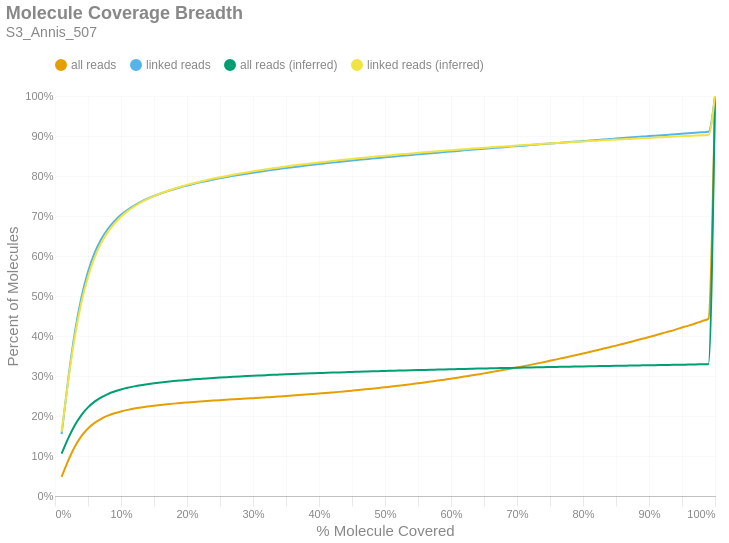

This figure's notebook cell:
### Markdown cell above
### Molecule Read Coverage
This chart shows molecule coverage breadth as computed by the number of bases aligned to that molecule. In other words, "*how much of each unique long molecule is actually sequenced/aligned?*" Keep in mind there is a distinction between sequences and alignments, since some sequences belonging to a particular molecule may not align well and wouldn't appear in the alignment data. This chart also shows molecule coverage breadth as computed by the *inferred fragment* from which the aligned sequences originate. Unlike read coverage, this calculation takes into account the total insert size, including unsequenced gaps between the forward and reverse reads. Like the previous figures, these are cumulative percents.

### Code cell
if SKIPLR:
    print_html(f"Skipped")
else:
    binned_df = consolidated_hist(valids['coverage_bp'], mask, 0.01, True)
    binned_df_inf = consolidated_hist(valids['coverage_inserts'], mask, 0.01, True)
    binned_df = binned_df.with_columns(pl.lit(binned_df_inf['all reads (cumsum)']).alias('all reads (inferred)'))
    binned_df = binned_df.with_columns(pl.lit(binned_df_inf['linked reads (cumsum)']).alias('linked reads (inferred)'))
    binned_df = binned_df.with_columns(
        (pl.col('bin').cast(pl.Float64) + 0.01).alias('right_edge')
    )

    with SafeRender(binned_df):
        (
            density_plot(binned_df, 'Molecule Coverage Breadth', samplename, 'molcov', ['all reads (inferred)','linked reads (inferred)'])
            .encode(
                #x=alt.X('bin:Q', title="% Molecule Covered").axis(format = '%').scale(padding=0),
                x=alt.X('right_edge:Q', title="% Molecule Covered").axis(format='%').scale(padding=0),
                y=alt.Y('value:Q', title='Percent of Molecules')
                    .axis(format='%')
                    .stack(False)
                    .scale(domainMin=0, padding=0),
                color=alt.Color("key:N").scale(domain = ["all reads", "linked reads", "all reads (inferred)", "linked reads (inferred)"]),
                tooltip = [
                    alt.Tooltip("key:N", title = "Data Type"),
                    alt.Tooltip("range_label:N", title="% Molecule Covered"),
                    alt.Tooltip("value:Q", format = ".2%", title="% Molecules")
                ]
            )
        ).display()

### Figure 1 — Vega-Lite specification as saved in the notebook (floating-point values rounded to 4 significant figures)
{"width": "container", "height": 400, "config": {"title": {"anchor": "start", "dy": -15, "fontSize": 18, "color": "#888888", "subtitleColor": "#888888", "subtitleFontSize": 14}, "arc": {"fill": "#0072B2"}, "axis": {"domainColor": "#888888", "domainWidth": 0.5, "gridWidth": 0.2, "grid": false, "titleFontWeight": 400, "titleFontSize": 15, "labelFontSize": 11, "labelColor": "#888888", "tickColor": "#888888", "tickWidth": 0.2, "titleColor": "#888888"}, "axisBand": {"grid": false}, "axisX": {"grid": true, "tickSize": 10, "domainCap": "round"}, "axisY": {"domain": false, "grid": true, "tickSize": 0, "domainCap": "round"}, "background": "transparent", "header": {"labelFontSize": 15, "labelColor": "#888888", "titleFontSize": 15, "titleFontWeight": 600, "titleColor": "#888888"}, "legend": {"labelFont": "sans-serif", "labelFontSize": 12, "labelColor": "#888888", "symbolSize": 100, "symbolType": "circle", "titleFontSize": 12, "titlePadding": 10, "titleColor": "#888888", "title": null, "orient": "top"}, "range": {"category": ["#E69F00", "#56B4E9", "#009E73", "#F0E442", "#0072B2", "#D55E00", "#CC79A7", "#000000"], "diverging": ["#cfe8f3", "#a2d4ec", "#73bfe2", "#46abdb", "#1696d2", "#12719e"]}, "area": {"fill": "#0072B2", "fillOpacity": 0.7, "line": true, "strokeOpacity": 0.7}, "line": {"color": "#0072B2", "stroke": "#0072B2", "strokeWidth": 2}, "trail": {"color": "#0072B2", "stroke": "#0072B2", "strokeWidth": 0, "size": 1}, "point": {"filled": true, "fillOpacity": 1.0, "size": 95}, "text": {"color": "#888888", "fontSize": 11, "align": "right", "fontWeight": 400, "size": 11}, "bar": {"fill": "#0072B2", "stroke": null}, "view": {"stroke": null, "continuousWidth": 660, "continuousHeight": 400}}, "data": {"name": "data-5781470eeda3cb09a667a0e829b9b21d"}, "mark": {"type": "line", "interpolate": "monotone", "point": {"opacity": 0, "size": 275}}, "encoding": {"color": {"field": "key", "scale": {"domain": ["all reads", "linked reads", "all reads (inferred)", "linked reads (inferred)"]}, "type": "nominal"}, "tooltip": [{"field": "key", "title": "Data Type", "type": "nominal"}, {"field": "range_label", "title": "% Molecule Covered", "type": "nominal"}, {"field": "value", "format": ".2%", "title": "% Molecules", "type": "quantitative"}], "x": {"axis": {"format": "%"}, "field": "right_edge", "scale": {"padding": 0}, "title": "% Molecule Covered", "type": "quantitative"}, "y": {"axis": {"format": "%"}, "field": "value", "scale": {"domainMin": 0, "padding": 0}, "stack": false, "title": "Percent of Molecules", "type": "quantitative"}}, "params": [{"name": "param_c36ac31b6afebe62", "select": {"type": "point", "fields": ["key"]}, "bind": "legend"}], "title": {"text": "Molecule Coverage Breadth", "subtitle": "S3_Annis_507"}, "transform": [{"fold": ["all reads (cumsum)", "linked reads (cumsum)", "all reads (inferred)", "linked reads (inferred)"]}, {"calculate": "replace(datum.key, ' (cumsum)', '')", "as": "key"}, {"filter": {"param": "param_c36ac31b6afebe62"}}], "usermeta": {"embedOptions": {"downloadFileName": "S3_Annis_507.molcov"}}, "$schema": "https://vega.github.io/schema/vega-lite/v6.1.0.json", "datasets": {"data-5781470eeda3cb09a667a0e829b9b21d": [{"bin": "0.0", "interval": "0.0-0.01", "all reads": 0.04766, "linked reads": 0.1549, "all reads (cumsum)": 0.04766, "linked reads (cumsum)": 0.1549, "range_label": "0.0-0.01", "all reads (inferred)": 0.106, "linked reads (inferred)": 0.1603, "right_edge": 0.01}, {"bin": "0.01", "interval": "0.01-0.02", "all reads": 0.04097, "linked reads": 0.1369, "all reads (cumsum)": 0.08863, "linked reads (cumsum)": 0.2918, "range_label": "0.01-0.02", "all reads (inferred)": 0.1441, "linked reads (inferred)": 0.288, "right_edge": 0.02}, {"bin": "0.02", "interval": "0.02-0.03", "all reads": 0.0347, "linked reads": 0.1163, "all reads (cumsum)": 0.1233, "linked reads (cumsum)": 0.4081, "range_label": "0.02-0.03", "all reads (inferred)": 0.1769, "linked reads (inferred)": 0.398, "right_edge": 0.03}, {"bin": "0.03", "interval": "0.03-0.04", "all reads": 0.02632, "linked reads": 0.08817, "all reads (cumsum)": 0.1496, "linked reads (cumsum)": 0.4963, "range_label": "0.03-0.04", "all reads (inferred)": 0.2024, "linked reads (inferred)": 0.4835, "right_edge": 0.04}, {"bin": "0.04", "interval": "0.04-0.05", "all reads": 0.01923, "linked reads": 0.06445, "all reads (cumsum)": 0.1689, "linked reads (cumsum)": 0.5607, "range_label": "0.04-0.05", "all reads (inferred)": 0.2215, "linked reads (inferred)": 0.5477, "right_edge": 0.05}, {"bin": "0.05", "interval": "0.05-0.06", "all reads": 0.014, "linked reads": 0.04684, "all reads (cumsum)": 0.1829, "linked reads (cumsum)": 0.6076, "range_label": "0.05-0.06", "all reads (inferred)": 0.2359, "linked reads (inferred)": 0.596, "right_edge": 0.06}, {"bin": "0.06", "interval": "0.06-0.07", "all reads": 0.01023, "linked reads": 0.03419, "all reads (cumsum)": 0.1931, "linked reads (cumsum)": 0.6417, "range_label": "0.06-0.07", "all reads (inferred)": 0.2467, "linked reads (inferred)": 0.6322, "right_edge": 0.07}, {"bin": "0.07", "interval": "0.07-0.08", "all reads": 0.007749, "linked reads": 0.02584, "all reads (cumsum)": 0.2008, "linked reads (cumsum)": 0.6676, "range_label": "0.07-0.08", "all reads (inferred)": 0.2548, "linked reads (inferred)": 0.6597, "right_edge": 0.08}, {"bin": "0.08", "interval": "0.08-0.09", "all reads": 0.005912, "linked reads": 0.0197, "all reads (cumsum)": 0.2068, "linked reads (cumsum)": 0.6873, "range_label": "0.08-0.09", "all reads (inferred)": 0.2612, "linked reads (inferred)": 0.681, "right_edge": 0.09}, {"bin": "0.09", "interval": "0.09-0.1", "all reads": 0.004723, "linked reads": 0.01567, "all reads (cumsum)": 0.2115, "linked reads (cumsum)": 0.703, "range_label": "0.09-0.1", "all reads (inferred)": 0.2664, "linked reads (inferred)": 0.6983, "right_edge": 0.1}, {"bin": "0.1", "interval": "0.1-0.11", "all reads": 0.003814, "linked reads": 0.01261, "all reads (cumsum)": 0.2153, "linked reads (cumsum)": 0.7156, "range_label": "0.1-0.11", "all reads (inferred)": 0.2705, "linked reads (inferred)": 0.7122, "right_edge": 0.11}, {"bin": "0.11", "interval": "0.11-0.12", "all reads": 0.003212, "linked reads": 0.01061, "all reads (cumsum)": 0.2185, "linked reads (cumsum)": 0.7262, "range_label": "0.11-0.12", "all reads (inferred)": 0.274, "linked reads (inferred)": 0.7238, "right_edge": 0.12}, {"bin": "0.12", "interval": "0.12-0.13", "all reads": 0.002725, "linked reads": 0.008972, "all reads (cumsum)": 0.2212, "linked reads (cumsum)": 0.7352, "range_label": "0.12-0.13", "all reads (inferred)": 0.277, "linked reads (inferred)": 0.7336, "right_edge": 0.13}, {"bin": "0.13", "interval": "0.13-0.14", "all reads": 0.002401, "linked reads": 0.007887, "all reads (cumsum)": 0.2236, "linked reads (cumsum)": 0.743, "range_label": "0.13-0.14", "all reads (inferred)": 0.2796, "linked reads (inferred)": 0.7422, "right_edge": 0.14}, {"bin": "0.14", "interval": "0.14-0.15", "all reads": 0.002091, "linked reads": 0.006872, "all reads (cumsum)": 0.2257, "linked reads (cumsum)": 0.7499, "range_label": "0.14-0.15", "all reads (inferred)": 0.2818, "linked reads (inferred)": 0.7498, "right_edge": 0.15}, {"bin": "0.15", "interval": "0.15-0.16", "all reads": 0.001914, "linked reads": 0.006251, "all reads (cumsum)": 0.2276, "linked reads (cumsum)": 0.7562, "range_label": "0.15-0.16", "all reads (inferred)": 0.2838, "linked reads (inferred)": 0.7565, "right_edge": 0.16}, {"bin": "0.16", "interval": "0.16-0.17", "all reads": 0.001711, "linked reads": 0.00559, "all reads (cumsum)": 0.2293, "linked reads (cumsum)": 0.7618, "range_label": "0.16-0.17", "all reads (inferred)": 0.2857, "linked reads (inferred)": 0.7626, "right_edge": 0.17}, {"bin": "0.17", "interval": "0.17-0.18", "all reads": 0.001584, "linked reads": 0.005149, "all reads (cumsum)": 0.2309, "linked reads (cumsum)": 0.7669, "range_label": "0.17-0.18", "all reads (inferred)": 0.2873, "linked reads (inferred)": 0.768, "right_edge": 0.18}, {"bin": "0.18", "interval": "0.18-0.19", "all reads": 0.001486, "linked reads": 0.00477, "all reads (cumsum)": 0.2324, "linked reads (cumsum)": 0.7717, "range_label": "0.18-0.19", "all reads (inferred)": 0.2888, "linked reads (inferred)": 0.773, "right_edge": 0.19}, {"bin": "0.19", "interval": "0.19-0.2", "all reads": 0.001362, "linked reads": 0.004354, "all reads (cumsum)": 0.2338, "linked reads (cumsum)": 0.776, "range_label": "0.19-0.2", "all reads (inferred)": 0.2903, "linked reads (inferred)": 0.7777, "right_edge": 0.2}, {"bin": "0.2", "interval": "0.2-0.21", "all reads": 0.001322, "linked reads": 0.004201, "all reads (cumsum)": 0.2351, "linked reads (cumsum)": 0.7802, "range_label": "0.2-0.21", "all reads (inferred)": 0.2916, "linked reads (inferred)": 0.7821, "right_edge": 0.21}, {"bin": "0.21", "interval": "0.21-0.22", "all reads": 0.001212, "linked reads": 0.003826, "all reads (cumsum)": 0.2363, "linked reads (cumsum)": 0.7841, "range_label": "0.21-0.22", "all reads (inferred)": 0.2928, "linked reads (inferred)": 0.7861, "right_edge": 0.22}, {"bin": "0.22", "interval": "0.22-0.23", "all reads": 0.001148, "linked reads": 0.003601, "all reads (cumsum)": 0.2375, "linked reads (cumsum)": 0.7877, "range_label": "0.22-0.23", "all reads (inferred)": 0.294, "linked reads (inferred)": 0.79, "right_edge": 0.23}, {"bin": "0.23", "interval": "0.23-0.24", "all reads": 0.001115, "linked reads": 0.003429, "all reads (cumsum)": 0.2386, "linked reads (cumsum)": 0.7911, "range_label": "0.23-0.24", "all reads (inferred)": 0.2951, "linked reads (inferred)": 0.7936, "right_edge": 0.24}, {"bin": "0.24", "interval": "0.24-0.25", "all reads": 0.001057, "linked reads": 0.00321, "all reads (cumsum)": 0.2396, "linked reads (cumsum)": 0.7943, "range_label": "0.24-0.25", "all reads (inferred)": 0.2961, "linked reads (inferred)": 0.797, "right_edge": 0.25}, {"bin": "0.25", "interval": "0.25-0.26", "all reads": 0.001027, "linked reads": 0.003116, "all reads (cumsum)": 0.2407, "linked reads (cumsum)": 0.7974, "range_label": "0.25-0.26", "all reads (inferred)": 0.2971, "linked reads (inferred)": 0.8002, "right_edge": 0.26}, {"bin": "0.26", "interval": "0.26-0.27", "all reads": 0.001021, "linked reads": 0.002998, "all reads (cumsum)": 0.2417, "linked reads (cumsum)": 0.8004, "range_label": "0.26-0.27", "all reads (inferred)": 0.298, "linked reads (inferred)": 0.8032, "right_edge": 0.27}, {"bin": "0.27", "interval": "0.27-0.28", "all reads": 0.0009702, "linked reads": 0.002744, "all reads (cumsum)": 0.2427, "linked reads (cumsum)": 0.8032, "range_label": "0.27-0.28", "all reads (inferred)": 0.2989, "linked reads (inferred)": 0.8062, "right_edge": 0.28}, {"bin": "0.28", "interval": "0.28-0.29", "all reads": 0.0009531, "linked reads": 0.002554, "all reads (cumsum)": 0.2436, "linked reads (cumsum)": 0.8057, "range_label": "0.28-0.29", "all reads (inferred)": 0.2997, "linked reads (inferred)": 0.809, "right_edge": 0.29}, {"bin": "0.29", "interval": "0.29-0.3", "all reads": 0.001022, "linked reads": 0.002628, "all reads (cumsum)": 0.2446, "linked reads (cumsum)": 0.8083, "range_label": "0.29-0.3", "all reads (inferred)": 0.3005, "linked reads (inferred)": 0.8117, "right_edge": 0.3}, {"bin": "0.3", "interval": "0.3-0.31", "all reads": 0.001016, "linked reads": 0.002504, "all reads (cumsum)": 0.2456, "linked reads (cumsum)": 0.8108, "range_label": "0.3-0.31", "all reads (inferred)": 0.3013, "linked reads (inferred)": 0.8142, "right_edge": 0.31}, {"bin": "0.31", "interval": "0.31-0.32", "all reads": 0.001048, "linked reads": 0.002372, "all reads (cumsum)": 0.2467, "linked reads (cumsum)": 0.8132, "range_label": "0.31-0.32", "all reads (inferred)": 0.3021, "linked reads (inferred)": 0.8167, "right_edge": 0.32}, {"bin": "0.32", "interval": "0.32-0.33", "all reads": 0.001054, "linked reads": 0.002255, "all reads (cumsum)": 0.2477, "linked reads (cumsum)": 0.8155, "range_label": "0.32-0.33", "all reads (inferred)": 0.3028, "linked reads (inferred)": 0.8192, "right_edge": 0.33}, {"bin": "0.33", "interval": "0.33-0.34", "all reads": 0.001119, "linked reads": 0.002251, "all reads (cumsum)": 0.2489, "linked reads (cumsum)": 0.8177, "range_label": "0.33-0.34", "all reads (inferred)": 0.3035, "linked reads (inferred)": 0.8215, "right_edge": 0.34}, {"bin": "0.34", "interval": "0.34-0.35", "all reads": 0.001127, "linked reads": 0.002194, "all reads (cumsum)": 0.25, "linked reads (cumsum)": 0.8199, "range_label": "0.34-0.35", "all reads (inferred)": 0.3042, "linked reads (inferred)": 0.8238, "right_edge": 0.35}, {"bin": "0.35", "interval": "0.35-0.36", "all reads": 0.001144, "linked reads": 0.002066, "all reads (cumsum)": 0.2511, "linked reads (cumsum)": 0.822, "range_label": "0.35-0.36", "all reads (inferred)": 0.3049, "linked reads (inferred)": 0.826, "right_edge": 0.36}, {"bin": "0.36", "interval": "0.36-0.37", "all reads": 0.001179, "linked reads": 0.00206, "all reads (cumsum)": 0.2523, "linked reads (cumsum)": 0.824, "range_label": "0.36-0.37", "all reads (inferred)": 0.3055, "linked reads (inferred)": 0.8281, "right_edge": 0.37}, {"bin": "0.37", "interval": "0.37-0.38", "all reads": 0.001239, "linked reads": 0.001985, "all reads (cumsum)": 0.2536, "linked reads (cumsum)": 0.826, "range_label": "0.37-0.38", "all reads (inferred)": 0.3061, "linked reads (inferred)": 0.83, "right_edge": 0.38}, {"bin": "0.38", "interval": "0.38-0.39", "all reads": 0.001275, "linked reads": 0.001947, "all reads (cumsum)": 0.2548, "linked reads (cumsum)": 0.828, "range_label": "0.38-0.39", "all reads (inferred)": 0.3068, "linked reads (inferred)": 0.832, "right_edge": 0.39}, {"bin": "0.39", "interval": "0.39-0.4", "all reads": 0.001339, "linked reads": 0.001915, "all reads (cumsum)": 0.2562, "linked reads (cumsum)": 0.8299, "range_label": "0.39-0.4", "all reads (inferred)": 0.3074, "linked reads (inferred)": 0.834, "right_edge": 0.4}, {"bin": "0.4", "interval": "0.4-0.41", "all reads": 0.001319, "linked reads": 0.001835, "all reads (cumsum)": 0.2575, "linked reads (cumsum)": 0.8317, "range_label": "0.4-0.41", "all reads (inferred)": 0.3079, "linked reads (inferred)": 0.8358, "right_edge": 0.41}, {"bin": "0.41", "interval": "0.41-0.42", "all reads": 0.001394, "linked reads": 0.001815, "all reads (cumsum)": 0.2589, "linked reads (cumsum)": 0.8335, "range_label": "0.41-0.42", "all reads (inferred)": 0.3085, "linked reads (inferred)": 0.8376, "right_edge": 0.42}, {"bin": "0.42", "interval": "0.42-0.43", "all reads": 0.001428, "linked reads": 0.001703, "all reads (cumsum)": 0.2603, "linked reads (cumsum)": 0.8352, "range_label": "0.42-0.43", "all reads (inferred)": 0.309, "linked reads (inferred)": 0.8394, "right_edge": 0.43}, {"bin": "0.43", "interval": "0.43-0.44", "all reads": 0.001508, "linked reads": 0.001839, "all reads (cumsum)": 0.2618, "linked reads (cumsum)": 0.8371, "range_label": "0.43-0.44", "all reads (inferred)": 0.3096, "linked reads (inferred)": 0.8411, "right_edge": 0.44}, {"bin": "0.44", "interval": "0.44-0.45", "all reads": 0.001534, "linked reads": 0.001681, "all reads (cumsum)": 0.2634, "linked reads (cumsum)": 0.8388, "range_label": "0.44-0.45", "all reads (inferred)": 0.3101, "linked reads (inferred)": 0.8427, "right_edge": 0.45}, {"bin": "0.45", "interval": "0.45-0.46", "all reads": 0.001571, "linked reads": 0.001588, "all reads (cumsum)": 0.2649, "linked reads (cumsum)": 0.8404, "range_label": "0.45-0.46", "all reads (inferred)": 0.3106, "linked reads (inferred)": 0.8444, "right_edge": 0.46}, {"bin": "0.46", "interval": "0.46-0.47", "all reads": 0.001658, "linked reads": 0.001549, "all reads (cumsum)": 0.2666, "linked reads (cumsum)": 0.8419, "range_label": "0.46-0.47", "all reads (inferred)": 0.3111, "linked reads (inferred)": 0.846, "right_edge": 0.47}, {"bin": "0.47", "interval": "0.47-0.48", "all reads": 0.001706, "linked reads": 0.001646, "all reads (cumsum)": 0.2683, "linked reads (cumsum)": 0.8435, "range_label": "0.47-0.48", "all reads (inferred)": 0.3116, "linked reads (inferred)": 0.8476, "right_edge": 0.48}, {"bin": "0.48", "interval": "0.48-0.49", "all reads": 0.001682, "linked reads": 0.001535, "all reads (cumsum)": 0.27, "linked reads (cumsum)": 0.8451, "range_label": "0.48-0.49", "all reads (inferred)": 0.3121, "linked reads (inferred)": 0.8491, "right_edge": 0.49}, {"bin": "0.49", "interval": "0.49-0.5", "all reads": 0.001942, "linked reads": 0.001623, "all reads (cumsum)": 0.2719, "linked reads (cumsum)": 0.8467, "range_label": "0.49-0.5", "all reads (inferred)": 0.3126, "linked reads (inferred)": 0.8507, "right_edge": 0.5}, {"bin": "0.5", "interval": "0.5-0.51", "all reads": 0.001737, "linked reads": 0.001449, "all reads (cumsum)": 0.2736, "linked reads (cumsum)": 0.8482, "range_label": "0.5-0.51", "all reads (inferred)": 0.313, "linked reads (inferred)": 0.8522, "right_edge": 0.51}, {"bin": "0.51", "interval": "0.51-0.52", "all reads": 0.001992, "linked reads": 0.001545, "all reads (cumsum)": 0.2756, "linked reads (cumsum)": 0.8497, "range_label": "0.51-0.52", "all reads (inferred)": 0.3135, "linked reads (inferred)": 0.8537, "right_edge": 0.52}, {"bin": "0.52", "interval": "0.52-0.53", "all reads": 0.001965, "linked reads": 0.001438, "all reads (cumsum)": 0.2776, "linked reads (cumsum)": 0.8511, "range_label": "0.52-0.53", "all reads (inferred)": 0.314, "linked reads (inferred)": 0.8551, "right_edge": 0.53}, {"bin": "0.53", "interval": "0.53-0.54", "all reads": 0.002097, "linked reads": 0.001531, "all reads (cumsum)": 0.2797, "linked reads (cumsum)": 0.8527, "range_label": "0.53-0.54", "all reads (inferred)": 0.3144, "linked reads (inferred)": 0.8565, "right_edge": 0.54}, {"bin": "0.54", "interval": "0.54-0.55", "all reads": 0.002078, "linked reads": 0.001432, "all reads (cumsum)": 0.2818, "linked reads (cumsum)": 0.8541, "range_label": "0.54-0.55", "all reads (inferred)": 0.3149, "linked reads (inferred)": 0.8579, "right_edge": 0.55}, {"bin": "0.55", "interval": "0.55-0.56", "all reads": 0.002165, "linked reads": 0.001438, "all reads (cumsum)": 0.2839, "linked reads (cumsum)": 0.8555, "range_label": "0.55-0.56", "all reads (inferred)": 0.3153, "linked reads (inferred)": 0.8593, "right_edge": 0.56}, {"bin": "0.56", "interval": "0.56-0.57", "all reads": 0.00225, "linked reads": 0.001391, "all reads (cumsum)": 0.2862, "linked reads (cumsum)": 0.8569, "range_label": "0.56-0.57", "all reads (inferred)": 0.3157, "linked reads (inferred)": 0.8606, "right_edge": 0.57}, {"bin": "0.57", "interval": "0.57-0.58", "all reads": 0.002287, "linked reads": 0.001424, "all reads (cumsum)": 0.2885, "linked reads (cumsum)": 0.8584, "range_label": "0.57-0.58", "all reads (inferred)": 0.3161, "linked reads (inferred)": 0.8619, "right_edge": 0.58}, {"bin": "0.58", "interval": "0.58-0.59", "all reads": 0.00239, "linked reads": 0.001472, "all reads (cumsum)": 0.2909, "linked reads (cumsum)": 0.8598, "range_label": "0.58-0.59", "all reads (inferred)": 0.3165, "linked reads (inferred)": 0.8632, "right_edge": 0.59}, {"bin": "0.59", "interval": "0.59-0.6", "all reads": 0.002513, "linked reads": 0.001474, "all reads (cumsum)": 0.2934, "linked reads (cumsum)": 0.8613, "range_label": "0.59-0.6", "all reads (inferred)": 0.3169, "linked reads (inferred)": 0.8645, "right_edge": 0.6}, {"bin": "0.6", "interval": "0.6-0.61", "all reads": 0.002454, "linked reads": 0.001403, "all reads (cumsum)": 0.2958, "linked reads (cumsum)": 0.8627, "range_label": "0.6-0.61", "all reads (inferred)": 0.3173, "linked reads (inferred)": 0.8657, "right_edge": 0.61}, {"bin": "0.61", "interval": "0.61-0.62", "all reads": 0.002651, "linked reads": 0.001414, "all reads (cumsum)": 0.2985, "linked reads (cumsum)": 0.8641, "range_label": "0.61-0.62", "all reads (inferred)": 0.3177, "linked reads (inferred)": 0.867, "right_edge": 0.62}, {"bin": "0.62", "interval": "0.62-0.63", "all reads": 0.002602, "linked reads": 0.00133, "all reads (cumsum)": 0.3011, "linked reads (cumsum)": 0.8654, "range_label": "0.62-0.63", "all reads (inferred)": 0.3181, "linked reads (inferred)": 0.8682, "right_edge": 0.63}, {"bin": "0.63", "interval": "0.63-0.64", "all reads": 0.002716, "linked reads": 0.001389, "all reads (cumsum)": 0.3038, "linked reads (cumsum)": 0.8668, "range_label": "0.63-0.64", "all reads (inferred)": 0.3185, "linked reads (inferred)": 0.8694, "right_edge": 0.64}, {"bin": "0.64", "interval": "0.64-0.65", "all reads": 0.002734, "linked reads": 0.001299, "all reads (cumsum)": 0.3065, "linked reads (cumsum)": 0.8681, "range_label": "0.64-0.65", "all reads (inferred)": 0.3189, "linked reads (inferred)": 0.8705, "right_edge": 0.65}, {"bin": "0.65", "interval": "0.65-0.66", "all reads": 0.002982, "linked reads": 0.001367, "all reads (cumsum)": 0.3095, "linked reads (cumsum)": 0.8695, "range_label": "0.65-0.66", "all reads (inferred)": 0.3192, "linked reads (inferred)": 0.8717, "right_edge": 0.66}, {"bin": "0.66", "interval": "0.66-0.67", "all reads": 0.00287, "linked reads": 0.001314, "all reads (cumsum)": 0.3124, "linked reads (cumsum)": 0.8708, "range_label": "0.66-0.67", "all reads (inferred)": 0.3196, "linked reads (inferred)": 0.8728, "right_edge": 0.67}, {"bin": "0.67", "interval": "0.67-0.68", "all reads": 0.002996, "linked reads": 0.001307, "all reads (cumsum)": 0.3154, "linked reads (cumsum)": 0.8721, "range_label": "0.67-0.68", "all reads (inferred)": 0.3199, "linked reads (inferred)": 0.874, "right_edge": 0.68}, {"bin": "0.68", "interval": "0.68-0.69", "all reads": 0.002986, "linked reads": 0.001314, "all reads (cumsum)": 0.3184, "linked reads (cumsum)": 0.8734, "range_label": "0.68-0.69", "all reads (inferred)": 0.3203, "linked reads (inferred)": 0.8751, "right_edge": 0.69}, {"bin": "0.69", "interval": "0.69-0.7", "all reads": 0.003123, "linked reads": 0.001236, "all reads (cumsum)": 0.3215, "linked reads (cumsum)": 0.8747, "range_label": "0.69-0.7", "all reads (inferred)": 0.3207, "linked reads (inferred)": 0.8762, "right_edge": 0.7}, {"bin": "0.7", "interval": "0.7-0.71", "all reads": 0.003101, "linked reads": 0.001256, "all reads (cumsum)": 0.3246, "linked reads (cumsum)": 0.8759, "range_label": "0.7-0.71", "all reads (inferred)": 0.321, "linked reads (inferred)": 0.8773, "right_edge": 0.71}, {"bin": "0.71", "interval": "0.71-0.72", "all reads": 0.003239, "linked reads": 0.001319, "all reads (cumsum)": 0.3278, "linked reads (cumsum)": 0.8772, "range_label": "0.71-0.72", "all reads (inferred)": 0.3214, "linked reads (inferred)": 0.8784, "right_edge": 0.72}, {"bin": "0.72", "interval": "0.72-0.73", "all reads": 0.003348, "linked reads": 0.001226, "all reads (cumsum)": 0.3312, "linked reads (cumsum)": 0.8785, "range_label": "0.72-0.73", "all reads (inferred)": 0.3217, "linked reads (inferred)": 0.8795, "right_edge": 0.73}, {"bin": "0.73", "interval": "0.73-0.74", "all reads": 0.00337, "linked reads": 0.001264, "all reads (cumsum)": 0.3346, "linked reads (cumsum)": 0.8797, "range_label": "0.73-0.74", "all reads (inferred)": 0.322, "linked reads (inferred)": 0.8805, "right_edge": 0.74}, {"bin": "0.74", "interval": "0.74-0.75", "all reads": 0.003592, "linked reads": 0.001311, "all reads (cumsum)": 0.3381, "linked reads (cumsum)": 0.881, "range_label": "0.74-0.75", "all reads (inferred)": 0.3224, "linked reads (inferred)": 0.8815, "right_edge": 0.75}, {"bin": "0.75", "interval": "0.75-0.76", "all reads": 0.003382, "linked reads": 0.001231, "all reads (cumsum)": 0.3415, "linked reads (cumsum)": 0.8823, "range_label": "0.75-0.76", "all reads (inferred)": 0.3227, "linked reads (inferred)": 0.8826, "right_edge": 0.76}, {"bin": "0.76", "interval": "0.76-0.77", "all reads": 0.003575, "linked reads": 0.00121, "all reads (cumsum)": 0.3451, "linked reads (cumsum)": 0.8835, "range_label": "0.76-0.77", "all reads (inferred)": 0.323, "linked reads (inferred)": 0.8836, "right_edge": 0.77}, {"bin": "0.77", "interval": "0.77-0.78", "all reads": 0.003658, "linked reads": 0.001263, "all reads (cumsum)": 0.3488, "linked reads (cumsum)": 0.8847, "range_label": "0.77-0.78", "all reads (inferred)": 0.3233, "linked reads (inferred)": 0.8845, "right_edge": 0.78}, {"bin": "0.78", "interval": "0.78-0.79", "all reads": 0.003686, "linked reads": 0.001244, "all reads (cumsum)": 0.3524, "linked reads (cumsum)": 0.886, "range_label": "0.78-0.79", "all reads (inferred)": 0.3236, "linked reads (inferred)": 0.8855, "right_edge": 0.79}, {"bin": "0.79", "interval": "0.79-0.8", "all reads": 0.00393, "linked reads": 0.001255, "all reads (cumsum)": 0.3564, "linked reads (cumsum)": 0.8872, "range_label": "0.79-0.8", "all reads (inferred)": 0.324, "linked reads (inferred)": 0.8865, "right_edge": 0.8}, {"bin": "0.8", "interval": "0.8-0.81", "all reads": 0.00369, "linked reads": 0.001198, "all reads (cumsum)": 0.3601, "linked reads (cumsum)": 0.8884, "range_label": "0.8-0.81", "all reads (inferred)": 0.3243, "linked reads (inferred)": 0.8874, "right_edge": 0.81}, {"bin": "0.81", "interval": "0.81-0.82", "all reads": 0.003888, "linked reads": 0.001304, "all reads (cumsum)": 0.364, "linked reads (cumsum)": 0.8898, "range_label": "0.81-0.82", "all reads (inferred)": 0.3246, "linked reads (inferred)": 0.8883, "right_edge": 0.82}, {"bin": "0.82", "interval": "0.82-0.83", "all reads": 0.003972, "linked reads": 0.001293, "all reads (cumsum)": 0.3679, "linked reads (cumsum)": 0.891, "range_label": "0.82-0.83", "all reads (inferred)": 0.3249, "linked reads (inferred)": 0.8892, "right_edge": 0.83}, {"bin": "0.83", "interval": "0.83-0.84", "all reads": 0.004033, "linked reads": 0.001233, "all reads (cumsum)": 0.372, "linked reads (cumsum)": 0.8923, "range_label": "0.83-0.84", "all reads (inferred)": 0.3252, "linked reads (inferred)": 0.8901, "right_edge": 0.84}, {"bin": "0.84", "interval": "0.84-0.85", "all reads": 0.003954, "linked reads": 0.00122, "all reads (cumsum)": 0.3759, "linked reads (cumsum)": 0.8935, "range_label": "0.84-0.85", "all reads (inferred)": 0.3254, "linked reads (inferred)": 0.891, "right_edge": 0.85}, {"bin": "0.85", "interval": "0.85-0.86", "all reads": 0.004168, "linked reads": 0.001265, "all reads (cumsum)": 0.3801, "linked reads (cumsum)": 0.8948, "range_label": "0.85-0.86", "all reads (inferred)": 0.3257, "linked reads (inferred)": 0.8919, "right_edge": 0.86}, {"bin": "0.86", "interval": "0.86-0.87", "all reads": 0.004229, "linked reads": 0.001221, "all reads (cumsum)": 0.3843, "linked reads (cumsum)": 0.896, "range_label": "0.86-0.87", "all reads (inferred)": 0.326, "linked reads (inferred)": 0.8927, "right_edge": 0.87}, {"bin": "0.87", "interval": "0.87-0.88", "all reads": 0.004401, "linked reads": 0.001265, "all reads (cumsum)": 0.3887, "linked reads (cumsum)": 0.8972, "range_label": "0.87-0.88", "all reads (inferred)": 0.3263, "linked reads (inferred)": 0.8936, "right_edge": 0.88}, {"bin": "0.88", "interval": "0.88-0.89", "all reads": 0.004362, "linked reads": 0.001215, "all reads (cumsum)": 0.3931, "linked reads (cumsum)": 0.8985, "range_label": "0.88-0.89", "all reads (inferred)": 0.3266, "linked reads (inferred)": 0.8944, "right_edge": 0.89}, {"bin": "0.89", "interval": "0.89-0.9", "all reads": 0.004544, "linked reads": 0.001247, "all reads (cumsum)": 0.3976, "linked reads (cumsum)": 0.8997, "range_label": "0.89-0.9", "all reads (inferred)": 0.3269, "linked reads (inferred)": 0.8953, "right_edge": 0.9}, {"bin": "0.9", "interval": "0.9-0.91", "all reads": 0.004235, "linked reads": 0.00115, "all reads (cumsum)": 0.4019, "linked reads (cumsum)": 0.9009, "range_label": "0.9-0.91", "all reads (inferred)": 0.3271, "linked reads (inferred)": 0.8961, "right_edge": 0.91}, {"bin": "0.91", "interval": "0.91-0.92", "all reads": 0.004939, "linked reads": 0.00115, "all reads (cumsum)": 0.4068, "linked reads (cumsum)": 0.902, "range_label": "0.91-0.92", "all reads (inferred)": 0.3274, "linked reads (inferred)": 0.897, "right_edge": 0.92}, {"bin": "0.92", "interval": "0.92-0.93", "all reads": 0.004401, "linked reads": 0.001208, "all reads (cumsum)": 0.4112, "linked reads (cumsum)": 0.9032, "range_label": "0.92-0.93", "all reads (inferred)": 0.3277, "linked reads (inferred)": 0.8978, "right_edge": 0.93}, {"bin": "0.93", "interval": "0.93-0.94", "all reads": 0.004793, "linked reads": 0.001195, "all reads (cumsum)": 0.416, "linked reads (cumsum)": 0.9044, "range_label": "0.93-0.94", "all reads (inferred)": 0.328, "linked reads (inferred)": 0.8987, "right_edge": 0.94}, {"bin": "0.94", "interval": "0.94-0.95", "all reads": 0.005333, "linked reads": 0.001219, "all reads (cumsum)": 0.4213, "linked reads (cumsum)": 0.9056, "range_label": "0.94-0.95", "all reads (inferred)": 0.3283, "linked reads (inferred)": 0.8995, "right_edge": 0.95}, {"bin": "0.95", "interval": "0.95-0.96", "all reads": 0.004531, "linked reads": 0.001231, "all reads (cumsum)": 0.4259, "linked reads (cumsum)": 0.9069, "range_label": "0.95-0.96", "all reads (inferred)": 0.3286, "linked reads (inferred)": 0.9002, "right_edge": 0.96}, {"bin": "0.96", "interval": "0.96-0.97", "all reads": 0.005293, "linked reads": 0.001172, "all reads (cumsum)": 0.4311, "linked reads (cumsum)": 0.908, "range_label": "0.96-0.97", "all reads (inferred)": 0.3289, "linked reads (inferred)": 0.9011, "right_edge": 0.97}, {"bin": "0.97", "interval": "0.97-0.98", "all reads": 0.00589, "linked reads": 0.001149, "all reads (cumsum)": 0.437, "linked reads (cumsum)": 0.9092, "range_label": "0.97-0.98", "all reads (inferred)": 0.3292, "linked reads (inferred)": 0.9019, "right_edge": 0.98}, {"bin": "0.98", "interval": "0.98-0.99", "all reads": 0.005685, "linked reads": 0.001256, "all reads (cumsum)": 0.4427, "linked reads (cumsum)": 0.9104, "range_label": "0.98-0.99", "all reads (inferred)": 0.3296, "linked reads (inferred)": 0.9025, "right_edge": 0.99}, {"bin": "0.99", "interval": "0.99-1.0", "all reads": 0.5573, "linked reads": 0.08956, "all reads (cumsum)": 1.0, "linked reads (cumsum)": 1.0, "range_label": "0.99-1.0", "all reads (inferred)": 1.0, "linked reads (inferred)": 1.0, "right_edge": 1.0}]}}
